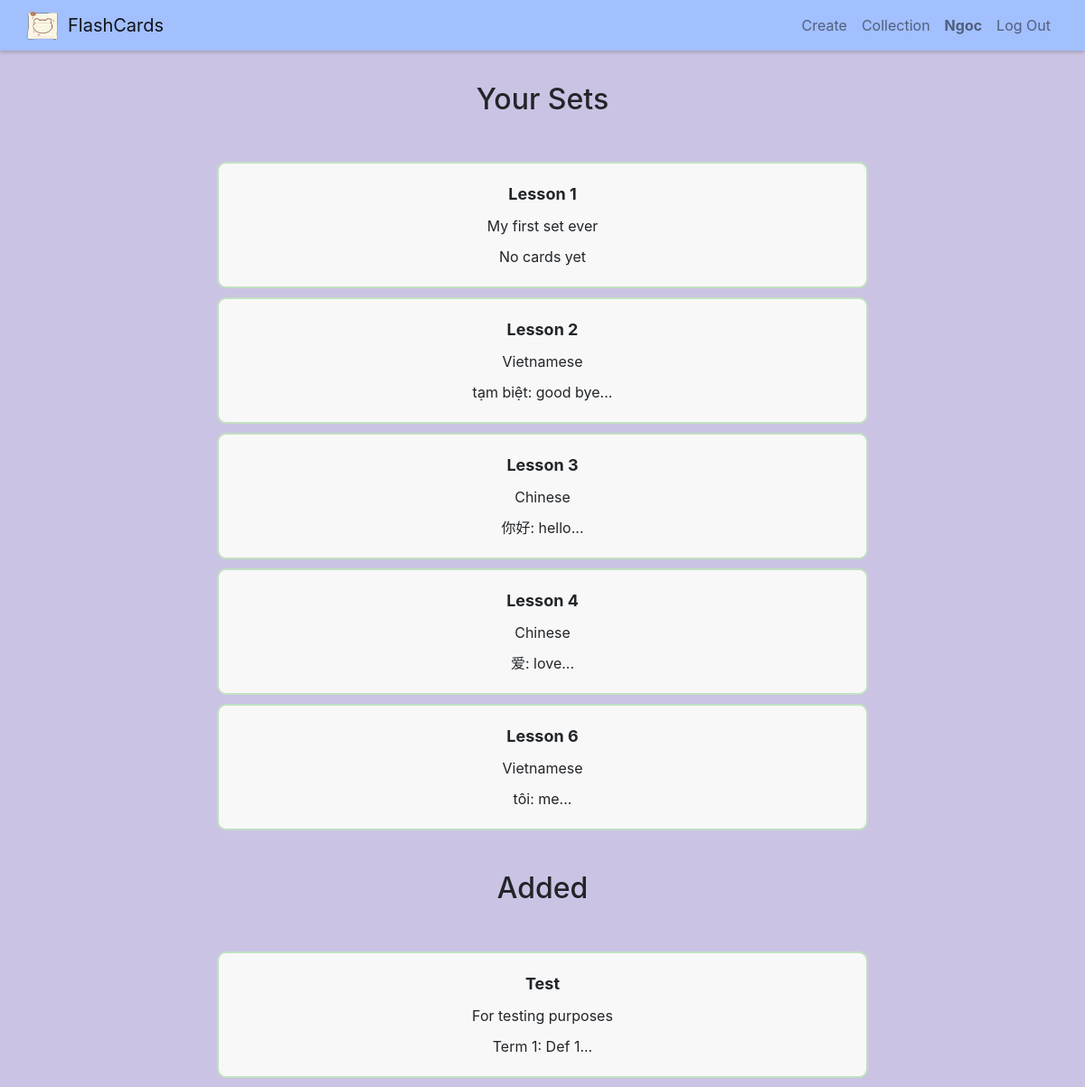
The app's page /collection (signed in), older data.
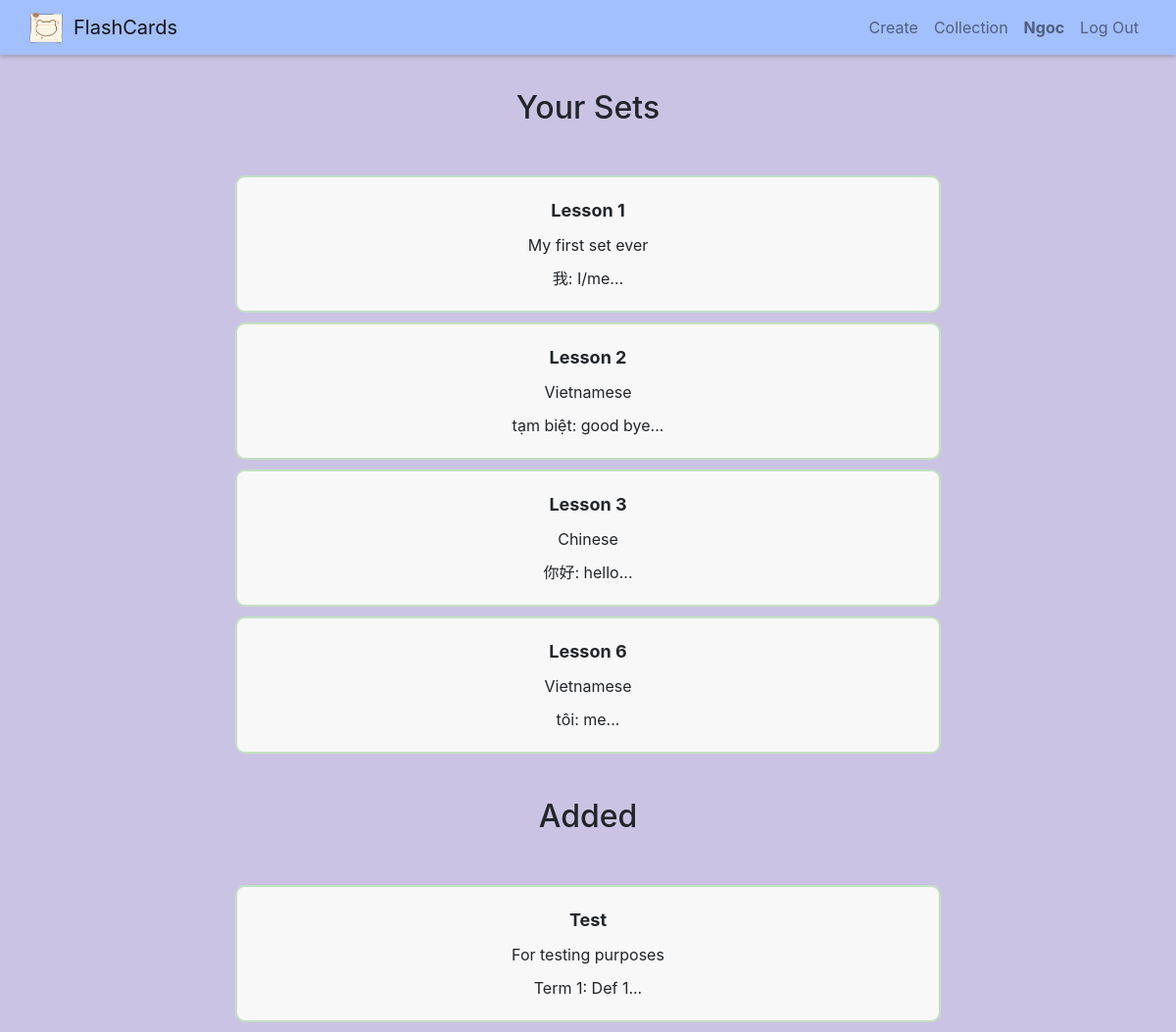
The same page, newer data.
### flashcards/models.py (models this page shows)
class Set(models.Model):
    owner = models.ForeignKey("User", on_delete=models.CASCADE, related_name="sets")
    name = models.CharField(max_length=255)
    description = models.TextField(blank=True)
    timestamp = models.DateTimeField(auto_now_add=True)

class Card(models.Model):
    set = models.ForeignKey("Set", on_delete=models.CASCADE, related_name="cards")
    term = models.CharField(max_length=255)
    definition = models.TextField()

class Add(models.Model):
    user = models.ForeignKey("User", on_delete=models.CASCADE, related_name="added")
    set = models.ForeignKey("Set", on_delete=models.CASCADE, related_name="added")

### flashcards/views.py (the view)
# urls.py: path("collection", views.collection, name="collection"),
def collection(request):
    if not request.user.is_authenticated:
        return HttpResponseRedirect(reverse('error', args=(400,)))
    user = request.user
    sets = user.sets.all()
    added = user.added.all()
    return render(request, "flashcards/collection.html", {
        "sets": sets,
        "added": added
    })

### flashcards/templates/flashcards/collection.html
{% extends "flashcards/layout.html" %}
{% block body %}
<div class="container center">
    <h2>Your Sets</h2>
    <div class="existing-sets-div">
        {% for set in sets %}
        <div class="set-div existing" id="{{ set.id }}">
            <div class="set-item set-title">{{ set.name }}</div>
            <div class="set-item">
                <ul>
                    <li>{{ set.description }}</li>
                    {% if set.cards.all %}
                        <li>{{ set.cards.all.first.term }}: {{ set.cards.all.first.definition }}...</li>
                    {% else %}
                        <li>No cards yet</li>
                    {% endif %}
                </ul>
            </div>
        </div>
        {% empty %}
        <div>
            You have not made a study set. <a href="{% url 'create' %}">Create.</a>
        </div>
        {% endfor %}
    </div>
    <h2 class="added-title">Added</h2>
    <div class="existing-sets-div">
        {% for add in added %}
        <div class="set-div existing" id="{{ add.set.id }}">
            <div class="set-item set-title">{{ add.set.name }}</div>
            <div class="set-item">
                <ul>
                    <li>{{ add.set.description }}</li>
                    {% if add.set.cards.all %}
                        <li>{{ add.set.cards.all.first.term }}: {{ add.set.cards.all.first.definition }}...</li>
                    {% else %}
                        <li>No cards yet</li>
                    {% endif %}
                </ul>
            </div>
        </div>
        {% endfor %}
    </div>
</div>
{% endblock %}

Row changes from the older to the newer data that the page shows:
removed Set: name "Lesson 4", description "Chinese", cards.all.first.term "爱", cards.all.first.definition "love"
shown differently, row unchanged: Set "Lesson 1": cards.all.first.term (not shown) → "我"; cards.all.first.definition (not shown) → "I/me"; text "No cards yet" → ": ..."
